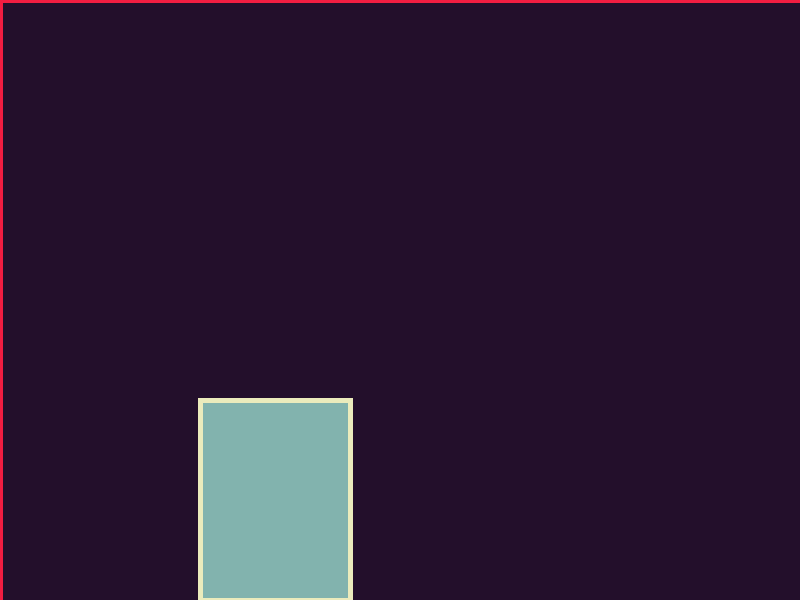
Frame 1 (no input)
Frame 60 (the mouse pressed at the canvas centre just before this capture): identical to frame 1, image omitted
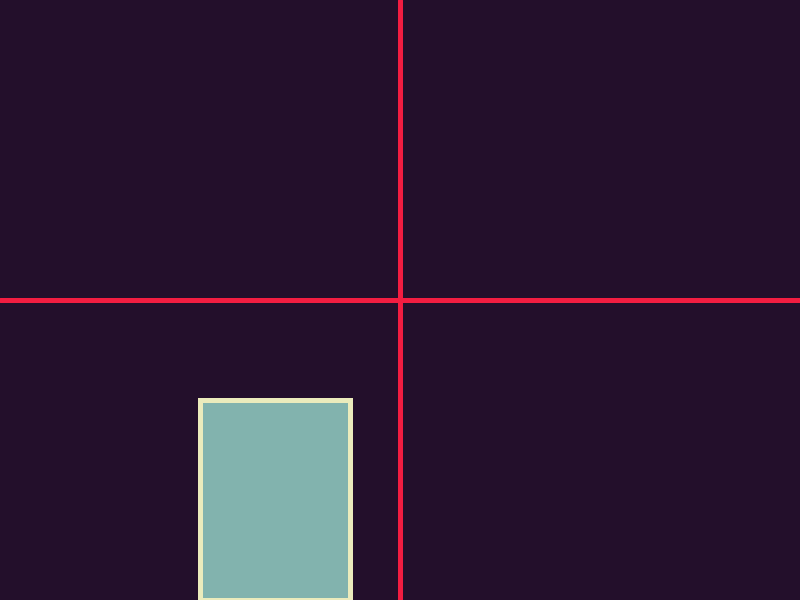
Frame 120 (the mouse held since frame 60 and released just before this capture)

The Processing sketch that drew these frames (run headless with seeded random() and noise(); from frame 60 on, the mouse is pressed at the canvas centre):

// Processing sketch: rectangular_buttonsver3
// ── rectangular_buttonsver3.pde
// Palette
color darkPurple = #230F2B;
color pink = #F21D41;
color lightGreen = #EBEBBC;
color medGreen = #F21D41;
color darkGreen = #82B3AE;
int toggle;
void setup() {
  size(800, 600);
  strokeWeight(5);
  textSize(30);
  
  toggle = 1;
}

void draw() {
  background(darkPurple);
  
  fill(darkGreen);
  stroke(lightGreen);
  rect(200, 400, 150, 200);
  
  if (toggle > 0) {
    guidelines();
  }
}

void mouseReleased() {
  if (mouseX > 200 && mouseX < 350 && mouseY > 400 && mouseY < 600) {
    toggle = toggle * -1;
  }
}

void guidelines() {
  fill(pink);
  stroke(pink);
  line(0, mouseY, width, mouseY);
  line (mouseX, 0, mouseX, height);
}
